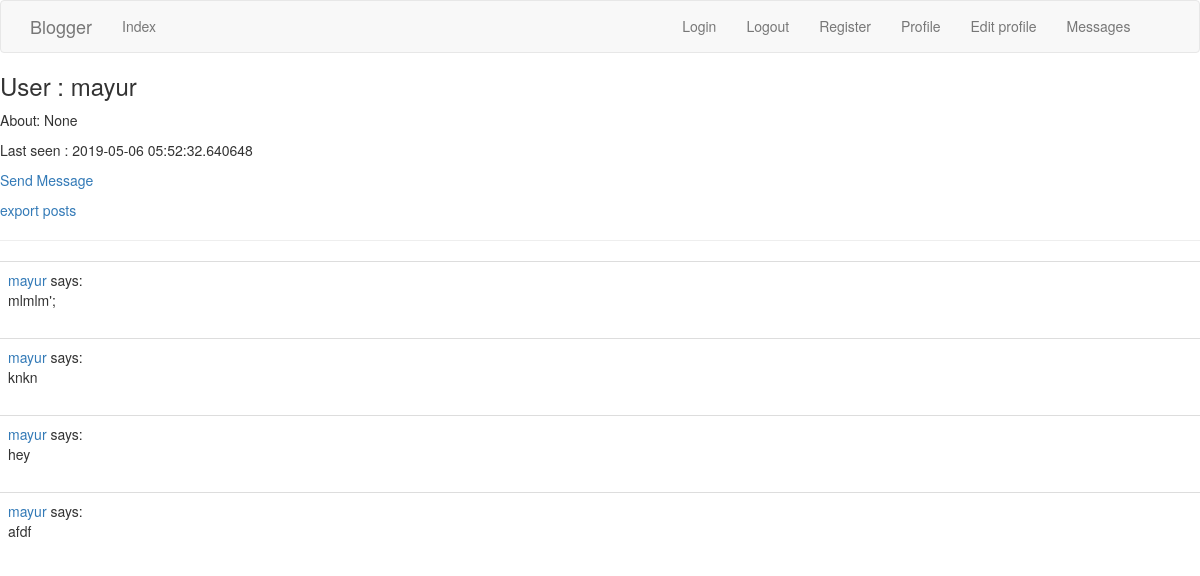
Page /main/user/mayur (signed in) on the committed database.
### app/models.py (models this page shows, shortened)
class User(UserMixin, db.Model):
	id = db.Column(db.Integer, primary_key = True)
	name = db.Column(db.String(64), index = True, unique = True)
	mail = db.Column(db.String(120), index = True)
	password_hash = db.Column(db.String(128))
	about_me = db.Column(db.String(140))
	last_seen = db.Column(db.DateTime, default = datetime.utcnow)
	last_message_read_time = db.Column(db.DateTime)      #Save when user read message last time.used to find how many unseen messages are remaining.
	posts = db.relationship("Post", backref = "author", lazy="dynamic")  #Post is following table -> this is not field in user table -> just a link
	messages_sent = db.relationship("Message", foreign_keys = "Message.sender_id", backref = "author", lazy = "dynamic")
	messages_recieved = db.relationship("Message", foreign_keys = "Message.reciever_id", backref = "reciever", lazy = "dynamic")
	notifications = db.relationship("Notification", backref = "user", lazy = "dynamic")
	tasks = db.relationship("Task", backref = "user", lazy = "dynamic")
	def getMessagesCount(self):
		last_read_time = self.last_message_read_time or datetime(1900, 1, 1)  #set to oldest so all messges are marked as unseen
		return Message.query.filter_by(reciever = self).filter(Message.timestamp > last_read_time).count()
	def getTasksInProgress(self):
		all_tasks = Task.query.filter_by(user = self, complete = False).all()
		return all_tasks

class Post(db.Model):
	id = db.Column(db.Integer, primary_key=True)
	body = db.Column(db.String(140))
	timestamp = db.Column(db.DateTime, index=True, default=datetime.utcnow)
	user_id = db.Column(db.Integer, db.ForeignKey("user.id")) #user is db table name of above class -> incosistancy

### app/main/routes.py (the view)
@bp.route("/user/<name>")
@login_required
def user(name):
	user = User.query.filter_by(name= name).first_or_404()
	posts = user.posts.order_by(Post.timestamp.desc()) #possible coz of db.relationship of User and Post
	print("giving user template ", name)
	return render_template("user.html", user = user, posts = posts)

### app/main/routes.py (called while the page is built)
@bp.before_request
def before_request():
	if current_user.is_authenticated:
		current_user.last_seen = datetime.utcnow()
		db.session.commit()	  #no need to db.session.add(u) coz current_user runs user_loader which put user in db session

### app/models.py (called while the page is built)
@login.user_loader  #for flask-login
def load_user(id):
	return User.query.get(int(id))

### app/templates/user.html
{% extends "base.html" %}
{% block base_content %}
	<h3> User : {{ user.name }} </h3>
	<p>About: {{ user.about_me }}</p>
	<p>Last seen : {{ user.last_seen }} </p>
	<p>
		<a href="{{ url_for('main.send_message', reciever = user.name ) }}">Send Message </a>
	</p>
	<p> <a href="{{ url_for('main.export_posts') }}"> export posts </a> </p>
	<hr>
	{% for post in posts %}
		{% include "_post.html" %}
	{% endfor %}
{% endblock %}

### app/templates/_post.html (shortened to what this page needs)
<table class="table table-hover">
	<tr>
		<td>
				<span class = "user_popup_class">
					<a href="{{ url_for('main.user', name=post.author.name) }}">{{ post.author.name }}</a>
				</span>
					says:
					<br>
					{{ post.body }}
		</td>
	</tr>
</table>

### rows in the picture
User: name "mayur", about_me "None", last_seen "2019-05-06 05:52:32.640648"
Post: author.name "mayur", body "mlmlm';"
Post: author.name "mayur", body "knkn"
Post: author.name "mayur", body "hey"
Post: author.name "mayur", body "afdf"
